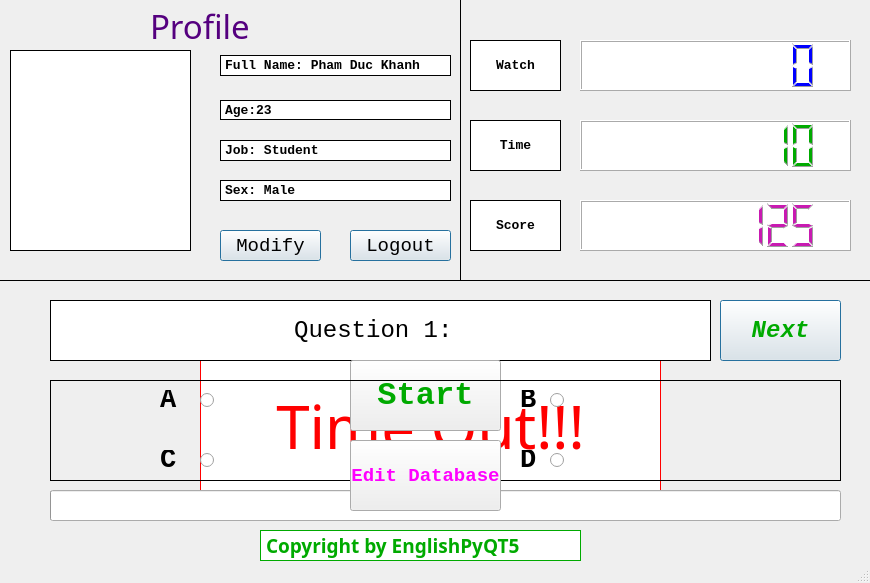
<?xml version="1.0" encoding="UTF-8"?>
<ui version="4.0">
 <class>MainWindow</class>
 <widget class="QMainWindow" name="MainWindow">
  <property name="geometry">
   <rect>
    <x>0</x>
    <y>0</y>
    <width>870</width>
    <height>583</height>
   </rect>
  </property>
  <property name="sizePolicy">
   <sizepolicy hsizetype="Fixed" vsizetype="Fixed">
    <horstretch>0</horstretch>
    <verstretch>0</verstretch>
   </sizepolicy>
  </property>
  <property name="minimumSize">
   <size>
    <width>870</width>
    <height>555</height>
   </size>
  </property>
  <property name="maximumSize">
   <size>
    <width>870</width>
    <height>583</height>
   </size>
  </property>
  <property name="font">
   <font>
    <pointsize>10</pointsize>
   </font>
  </property>
  <property name="windowTitle">
   <string>EnglishPyQT5</string>
  </property>
  <property name="windowIcon">
   <iconset>
    <normaloff>../icons/k.ico</normaloff>../icons/k.ico</iconset>
  </property>
  <widget class="QWidget" name="centralwidget">
   <widget class="QPushButton" name="btn_logout">
    <property name="geometry">
     <rect>
      <x>350</x>
      <y>230</y>
      <width>101</width>
      <height>31</height>
     </rect>
    </property>
    <property name="font">
     <font>
      <family>Courier New</family>
      <pointsize>14</pointsize>
     </font>
    </property>
    <property name="focusPolicy">
     <enum>Qt::NoFocus</enum>
    </property>
    <property name="text">
     <string>Logout</string>
    </property>
    <property name="icon">
     <iconset>
      <normaloff>../icons/back_icon.jpg</normaloff>../icons/back_icon.jpg</iconset>
    </property>
    <property name="checkable">
     <bool>false</bool>
    </property>
    <property name="autoDefault">
     <bool>true</bool>
    </property>
    <property name="default">
     <bool>true</bool>
    </property>
   </widget>
   <widget class="QLCDNumber" name="lcdNumber">
    <property name="geometry">
     <rect>
      <x>580</x>
      <y>40</y>
      <width>271</width>
      <height>51</height>
     </rect>
    </property>
    <property name="styleSheet">
     <string notr="true">background-color:rgb(255, 255, 255);
color: rgb(0, 0, 255)</string>
    </property>
    <property name="smallDecimalPoint">
     <bool>false</bool>
    </property>
    <property name="digitCount">
     <number>8</number>
    </property>
    <property name="mode">
     <enum>QLCDNumber::Dec</enum>
    </property>
   </widget>
   <widget class="QLabel" name="label">
    <property name="geometry">
     <rect>
      <x>150</x>
      <y>0</y>
      <width>221</width>
      <height>51</height>
     </rect>
    </property>
    <property name="font">
     <font>
      <family>Lucida Calligraphy</family>
      <pointsize>25</pointsize>
      <weight>50</weight>
      <italic>false</italic>
      <bold>false</bold>
     </font>
    </property>
    <property name="styleSheet">
     <string notr="true">color:rgb(85, 0, 127)</string>
    </property>
    <property name="text">
     <string>Profile</string>
    </property>
   </widget>
   <widget class="QLabel" name="Image">
    <property name="geometry">
     <rect>
      <x>10</x>
      <y>50</y>
      <width>181</width>
      <height>201</height>
     </rect>
    </property>
    <property name="font">
     <font>
      <family>Courier New</family>
      <pointsize>14</pointsize>
      <kerning>true</kerning>
     </font>
    </property>
    <property name="autoFillBackground">
     <bool>false</bool>
    </property>
    <property name="styleSheet">
     <string notr="true">background-color:rgb(255, 255, 255)</string>
    </property>
    <property name="frameShape">
     <enum>QFrame::Panel</enum>
    </property>
    <property name="text">
     <string/>
    </property>
    <property name="textFormat">
     <enum>Qt::AutoText</enum>
    </property>
    <property name="alignment">
     <set>Qt::AlignCenter</set>
    </property>
   </widget>
   <widget class="QLCDNumber" name="lcdNumber_time">
    <property name="geometry">
     <rect>
      <x>580</x>
      <y>120</y>
      <width>271</width>
      <height>51</height>
     </rect>
    </property>
    <property name="styleSheet">
     <string notr="true">background-color:rgb(255, 255, 255);
color:rgb(0, 170, 0)</string>
    </property>
    <property name="smallDecimalPoint">
     <bool>false</bool>
    </property>
    <property name="digitCount">
     <number>8</number>
    </property>
    <property name="mode">
     <enum>QLCDNumber::Dec</enum>
    </property>
    <property name="value" stdset="0">
     <double>10.000000000000000</double>
    </property>
   </widget>
   <widget class="QLCDNumber" name="lcdNumber_score">
    <property name="geometry">
     <rect>
      <x>580</x>
      <y>200</y>
      <width>271</width>
      <height>51</height>
     </rect>
    </property>
    <property name="styleSheet">
     <string notr="true">color:rgb(200, 26, 177);background-color:rgb(255, 255, 255)</string>
    </property>
    <property name="smallDecimalPoint">
     <bool>false</bool>
    </property>
    <property name="digitCount">
     <number>8</number>
    </property>
    <property name="mode">
     <enum>QLCDNumber::Dec</enum>
    </property>
    <property name="value" stdset="0">
     <double>125.000000000000000</double>
    </property>
   </widget>
   <widget class="QProgressBar" name="progressBar">
    <property name="geometry">
     <rect>
      <x>50</x>
      <y>490</y>
      <width>791</width>
      <height>31</height>
     </rect>
    </property>
    <property name="maximum">
     <number>125</number>
    </property>
    <property name="value">
     <number>0</number>
    </property>
    <property name="textVisible">
     <bool>false</bool>
    </property>
   </widget>
   <widget class="QLabel" name="lbl_question">
    <property name="geometry">
     <rect>
      <x>50</x>
      <y>300</y>
      <width>661</width>
      <height>61</height>
     </rect>
    </property>
    <property name="font">
     <font>
      <family>Courier New</family>
      <pointsize>18</pointsize>
     </font>
    </property>
    <property name="styleSheet">
     <string notr="true">background-color:rgb(255, 255, 255)</string>
    </property>
    <property name="frameShape">
     <enum>QFrame::Box</enum>
    </property>
    <property name="frameShadow">
     <enum>QFrame::Plain</enum>
    </property>
    <property name="text">
     <string>Question 1: </string>
    </property>
    <property name="alignment">
     <set>Qt::AlignCenter</set>
    </property>
   </widget>
   <widget class="QPushButton" name="btn_next">
    <property name="geometry">
     <rect>
      <x>720</x>
      <y>300</y>
      <width>121</width>
      <height>61</height>
     </rect>
    </property>
    <property name="font">
     <font>
      <family>Courier New</family>
      <pointsize>18</pointsize>
      <weight>75</weight>
      <italic>true</italic>
      <bold>true</bold>
     </font>
    </property>
    <property name="mouseTracking">
     <bool>false</bool>
    </property>
    <property name="focusPolicy">
     <enum>Qt::StrongFocus</enum>
    </property>
    <property name="styleSheet">
     <string notr="true">color:rgb(0, 170, 0)</string>
    </property>
    <property name="text">
     <string>Next</string>
    </property>
    <property name="icon">
     <iconset>
      <normaloff>../icons/next.jpg</normaloff>../icons/next.jpg</iconset>
    </property>
    <property name="checkable">
     <bool>false</bool>
    </property>
    <property name="autoDefault">
     <bool>true</bool>
    </property>
    <property name="default">
     <bool>true</bool>
    </property>
   </widget>
   <widget class="QPushButton" name="btn_modify">
    <property name="geometry">
     <rect>
      <x>220</x>
      <y>230</y>
      <width>101</width>
      <height>31</height>
     </rect>
    </property>
    <property name="font">
     <font>
      <family>Courier New</family>
      <pointsize>14</pointsize>
     </font>
    </property>
    <property name="styleSheet">
     <string notr="true"/>
    </property>
    <property name="text">
     <string>Modify</string>
    </property>
    <property name="icon">
     <iconset>
      <normaloff>../icons/k.ico</normaloff>../icons/k.ico</iconset>
    </property>
    <property name="checkable">
     <bool>false</bool>
    </property>
    <property name="autoDefault">
     <bool>true</bool>
    </property>
    <property name="default">
     <bool>true</bool>
    </property>
   </widget>
   <widget class="QLabel" name="lbl_name">
    <property name="geometry">
     <rect>
      <x>220</x>
      <y>55</y>
      <width>231</width>
      <height>21</height>
     </rect>
    </property>
    <property name="font">
     <font>
      <family>Courier New</family>
      <pointsize>10</pointsize>
      <weight>75</weight>
      <bold>true</bold>
     </font>
    </property>
    <property name="focusPolicy">
     <enum>Qt::NoFocus</enum>
    </property>
    <property name="contextMenuPolicy">
     <enum>Qt::NoContextMenu</enum>
    </property>
    <property name="layoutDirection">
     <enum>Qt::RightToLeft</enum>
    </property>
    <property name="autoFillBackground">
     <bool>false</bool>
    </property>
    <property name="styleSheet">
     <string notr="true">background-color:rgb(255, 255, 255)</string>
    </property>
    <property name="frameShape">
     <enum>QFrame::Box</enum>
    </property>
    <property name="text">
     <string>Full Name: Pham Duc Khanh</string>
    </property>
    <property name="alignment">
     <set>Qt::AlignLeading|Qt::AlignLeft|Qt::AlignVCenter</set>
    </property>
   </widget>
   <widget class="QLabel" name="lbl_age">
    <property name="geometry">
     <rect>
      <x>220</x>
      <y>100</y>
      <width>231</width>
      <height>20</height>
     </rect>
    </property>
    <property name="font">
     <font>
      <family>Courier New</family>
      <pointsize>10</pointsize>
      <weight>75</weight>
      <bold>true</bold>
     </font>
    </property>
    <property name="focusPolicy">
     <enum>Qt::NoFocus</enum>
    </property>
    <property name="contextMenuPolicy">
     <enum>Qt::NoContextMenu</enum>
    </property>
    <property name="layoutDirection">
     <enum>Qt::RightToLeft</enum>
    </property>
    <property name="autoFillBackground">
     <bool>false</bool>
    </property>
    <property name="styleSheet">
     <string notr="true">background-color:rgb(255, 255, 255)</string>
    </property>
    <property name="frameShape">
     <enum>QFrame::Box</enum>
    </property>
    <property name="text">
     <string>Age:23</string>
    </property>
    <property name="alignment">
     <set>Qt::AlignLeading|Qt::AlignLeft|Qt::AlignVCenter</set>
    </property>
   </widget>
   <widget class="QLabel" name="lbl_job">
    <property name="geometry">
     <rect>
      <x>220</x>
      <y>140</y>
      <width>231</width>
      <height>21</height>
     </rect>
    </property>
    <property name="font">
     <font>
      <family>Courier New</family>
      <pointsize>10</pointsize>
      <weight>75</weight>
      <bold>true</bold>
     </font>
    </property>
    <property name="focusPolicy">
     <enum>Qt::NoFocus</enum>
    </property>
    <property name="contextMenuPolicy">
     <enum>Qt::NoContextMenu</enum>
    </property>
    <property name="layoutDirection">
     <enum>Qt::RightToLeft</enum>
    </property>
    <property name="autoFillBackground">
     <bool>false</bool>
    </property>
    <property name="styleSheet">
     <string notr="true">background-color:rgb(255, 255, 255)</string>
    </property>
    <property name="frameShape">
     <enum>QFrame::Box</enum>
    </property>
    <property name="text">
     <string>Job: Student</string>
    </property>
    <property name="alignment">
     <set>Qt::AlignLeading|Qt::AlignLeft|Qt::AlignVCenter</set>
    </property>
   </widget>
   <widget class="QLabel" name="lbl_sex">
    <property name="geometry">
     <rect>
      <x>220</x>
      <y>180</y>
      <width>231</width>
      <height>21</height>
     </rect>
    </property>
    <property name="font">
     <font>
      <family>Courier New</family>
      <pointsize>10</pointsize>
      <weight>75</weight>
      <bold>true</bold>
     </font>
    </property>
    <property name="focusPolicy">
     <enum>Qt::NoFocus</enum>
    </property>
    <property name="contextMenuPolicy">
     <enum>Qt::NoContextMenu</enum>
    </property>
    <property name="layoutDirection">
     <enum>Qt::RightToLeft</enum>
    </property>
    <property name="autoFillBackground">
     <bool>false</bool>
    </property>
    <property name="styleSheet">
     <string notr="true">background-color:rgb(255, 255, 255)</string>
    </property>
    <property name="frameShape">
     <enum>QFrame::Box</enum>
    </property>
    <property name="text">
     <string>Sex: Male</string>
    </property>
    <property name="alignment">
     <set>Qt::AlignLeading|Qt::AlignLeft|Qt::AlignVCenter</set>
    </property>
   </widget>
   <widget class="Line" name="line">
    <property name="geometry">
     <rect>
      <x>0</x>
      <y>270</y>
      <width>871</width>
      <height>20</height>
     </rect>
    </property>
    <property name="frameShadow">
     <enum>QFrame::Plain</enum>
    </property>
    <property name="orientation">
     <enum>Qt::Horizontal</enum>
    </property>
   </widget>
   <widget class="Line" name="line_2">
    <property name="geometry">
     <rect>
      <x>450</x>
      <y>0</y>
      <width>20</width>
      <height>281</height>
     </rect>
    </property>
    <property name="frameShadow">
     <enum>QFrame::Plain</enum>
    </property>
    <property name="orientation">
     <enum>Qt::Vertical</enum>
    </property>
   </widget>
   <widget class="QLabel" name="label_11">
    <property name="geometry">
     <rect>
      <x>470</x>
      <y>40</y>
      <width>91</width>
      <height>51</height>
     </rect>
    </property>
    <property name="font">
     <font>
      <family>Courier New</family>
      <pointsize>10</pointsize>
      <weight>75</weight>
      <bold>true</bold>
     </font>
    </property>
    <property name="focusPolicy">
     <enum>Qt::NoFocus</enum>
    </property>
    <property name="contextMenuPolicy">
     <enum>Qt::NoContextMenu</enum>
    </property>
    <property name="layoutDirection">
     <enum>Qt::RightToLeft</enum>
    </property>
    <property name="autoFillBackground">
     <bool>false</bool>
    </property>
    <property name="styleSheet">
     <string notr="true">background-color:rgb(255, 255, 255)</string>
    </property>
    <property name="frameShape">
     <enum>QFrame::Box</enum>
    </property>
    <property name="text">
     <string>Watch</string>
    </property>
    <property name="textFormat">
     <enum>Qt::AutoText</enum>
    </property>
    <property name="alignment">
     <set>Qt::AlignCenter</set>
    </property>
   </widget>
   <widget class="QLabel" name="label_12">
    <property name="geometry">
     <rect>
      <x>470</x>
      <y>120</y>
      <width>91</width>
      <height>51</height>
     </rect>
    </property>
    <property name="font">
     <font>
      <family>Courier New</family>
      <pointsize>10</pointsize>
      <weight>75</weight>
      <bold>true</bold>
     </font>
    </property>
    <property name="focusPolicy">
     <enum>Qt::NoFocus</enum>
    </property>
    <property name="contextMenuPolicy">
     <enum>Qt::NoContextMenu</enum>
    </property>
    <property name="layoutDirection">
     <enum>Qt::RightToLeft</enum>
    </property>
    <property name="autoFillBackground">
     <bool>false</bool>
    </property>
    <property name="styleSheet">
     <string notr="true">background-color:rgb(255, 255, 255)</string>
    </property>
    <property name="frameShape">
     <enum>QFrame::Box</enum>
    </property>
    <property name="text">
     <string>Time</string>
    </property>
    <property name="alignment">
     <set>Qt::AlignCenter</set>
    </property>
   </widget>
   <widget class="QLabel" name="label_13">
    <property name="geometry">
     <rect>
      <x>470</x>
      <y>200</y>
      <width>91</width>
      <height>51</height>
     </rect>
    </property>
    <property name="font">
     <font>
      <family>Courier New</family>
      <pointsize>10</pointsize>
      <weight>75</weight>
      <bold>true</bold>
     </font>
    </property>
    <property name="focusPolicy">
     <enum>Qt::NoFocus</enum>
    </property>
    <property name="contextMenuPolicy">
     <enum>Qt::NoContextMenu</enum>
    </property>
    <property name="layoutDirection">
     <enum>Qt::RightToLeft</enum>
    </property>
    <property name="autoFillBackground">
     <bool>false</bool>
    </property>
    <property name="styleSheet">
     <string notr="true">background-color:rgb(255, 255, 255)</string>
    </property>
    <property name="frameShape">
     <enum>QFrame::Box</enum>
    </property>
    <property name="text">
     <string>Score</string>
    </property>
    <property name="alignment">
     <set>Qt::AlignCenter</set>
    </property>
   </widget>
   <widget class="QLabel" name="label_6">
    <property name="geometry">
     <rect>
      <x>520</x>
      <y>450</y>
      <width>20</width>
      <height>20</height>
     </rect>
    </property>
    <property name="font">
     <font>
      <family>Courier New</family>
      <pointsize>20</pointsize>
      <weight>75</weight>
      <bold>true</bold>
     </font>
    </property>
    <property name="text">
     <string>D</string>
    </property>
   </widget>
   <widget class="QLabel" name="label_3">
    <property name="geometry">
     <rect>
      <x>160</x>
      <y>390</y>
      <width>20</width>
      <height>20</height>
     </rect>
    </property>
    <property name="font">
     <font>
      <family>Courier New</family>
      <pointsize>20</pointsize>
      <weight>75</weight>
      <bold>true</bold>
     </font>
    </property>
    <property name="text">
     <string>A</string>
    </property>
   </widget>
   <widget class="QLabel" name="label_5">
    <property name="geometry">
     <rect>
      <x>160</x>
      <y>450</y>
      <width>20</width>
      <height>20</height>
     </rect>
    </property>
    <property name="font">
     <font>
      <family>Courier New</family>
      <pointsize>20</pointsize>
      <weight>75</weight>
      <bold>true</bold>
     </font>
    </property>
    <property name="text">
     <string>C</string>
    </property>
   </widget>
   <widget class="QPushButton" name="btn_start">
    <property name="geometry">
     <rect>
      <x>350</x>
      <y>360</y>
      <width>151</width>
      <height>71</height>
     </rect>
    </property>
    <property name="font">
     <font>
      <family>Courier New</family>
      <pointsize>24</pointsize>
      <weight>75</weight>
      <bold>true</bold>
     </font>
    </property>
    <property name="contextMenuPolicy">
     <enum>Qt::CustomContextMenu</enum>
    </property>
    <property name="styleSheet">
     <string notr="true">color:rgb(0, 170, 0)</string>
    </property>
    <property name="text">
     <string>Start</string>
    </property>
    <property name="icon">
     <iconset>
      <normaloff>../icons/start.jpg</normaloff>../icons/start.jpg</iconset>
    </property>
    <property name="autoDefault">
     <bool>false</bool>
    </property>
   </widget>
   <widget class="QRadioButton" name="radioButtonD">
    <property name="geometry">
     <rect>
      <x>550</x>
      <y>450</y>
      <width>281</width>
      <height>21</height>
     </rect>
    </property>
    <property name="font">
     <font>
      <family>Courier New</family>
      <pointsize>14</pointsize>
      <weight>75</weight>
      <bold>true</bold>
     </font>
    </property>
    <property name="focusPolicy">
     <enum>Qt::NoFocus</enum>
    </property>
    <property name="text">
     <string/>
    </property>
   </widget>
   <widget class="QRadioButton" name="radioButtonC">
    <property name="geometry">
     <rect>
      <x>200</x>
      <y>450</y>
      <width>301</width>
      <height>21</height>
     </rect>
    </property>
    <property name="font">
     <font>
      <family>Courier New</family>
      <pointsize>14</pointsize>
      <weight>75</weight>
      <bold>true</bold>
     </font>
    </property>
    <property name="focusPolicy">
     <enum>Qt::NoFocus</enum>
    </property>
    <property name="text">
     <string/>
    </property>
   </widget>
   <widget class="QRadioButton" name="radioButtonB">
    <property name="geometry">
     <rect>
      <x>550</x>
      <y>390</y>
      <width>281</width>
      <height>21</height>
     </rect>
    </property>
    <property name="font">
     <font>
      <family>Courier New</family>
      <pointsize>14</pointsize>
      <weight>75</weight>
      <bold>true</bold>
     </font>
    </property>
    <property name="focusPolicy">
     <enum>Qt::NoFocus</enum>
    </property>
    <property name="text">
     <string/>
    </property>
   </widget>
   <widget class="QRadioButton" name="radioButtonA">
    <property name="geometry">
     <rect>
      <x>200</x>
      <y>390</y>
      <width>301</width>
      <height>21</height>
     </rect>
    </property>
    <property name="font">
     <font>
      <family>Courier New</family>
      <pointsize>14</pointsize>
      <weight>75</weight>
      <bold>true</bold>
     </font>
    </property>
    <property name="focusPolicy">
     <enum>Qt::NoFocus</enum>
    </property>
    <property name="text">
     <string/>
    </property>
    <property name="checkable">
     <bool>true</bool>
    </property>
    <property name="checked">
     <bool>false</bool>
    </property>
   </widget>
   <widget class="QLabel" name="label_4">
    <property name="geometry">
     <rect>
      <x>520</x>
      <y>390</y>
      <width>20</width>
      <height>20</height>
     </rect>
    </property>
    <property name="font">
     <font>
      <family>Courier New</family>
      <pointsize>20</pointsize>
      <weight>75</weight>
      <bold>true</bold>
     </font>
    </property>
    <property name="text">
     <string>B</string>
    </property>
   </widget>
   <widget class="Line" name="line_3">
    <property name="geometry">
     <rect>
      <x>50</x>
      <y>370</y>
      <width>791</width>
      <height>20</height>
     </rect>
    </property>
    <property name="frameShadow">
     <enum>QFrame::Plain</enum>
    </property>
    <property name="orientation">
     <enum>Qt::Horizontal</enum>
    </property>
   </widget>
   <widget class="Line" name="line_4">
    <property name="geometry">
     <rect>
      <x>50</x>
      <y>470</y>
      <width>791</width>
      <height>20</height>
     </rect>
    </property>
    <property name="frameShadow">
     <enum>QFrame::Plain</enum>
    </property>
    <property name="orientation">
     <enum>Qt::Horizontal</enum>
    </property>
   </widget>
   <widget class="Line" name="line_5">
    <property name="geometry">
     <rect>
      <x>40</x>
      <y>380</y>
      <width>20</width>
      <height>101</height>
     </rect>
    </property>
    <property name="frameShadow">
     <enum>QFrame::Plain</enum>
    </property>
    <property name="orientation">
     <enum>Qt::Vertical</enum>
    </property>
   </widget>
   <widget class="Line" name="line_6">
    <property name="geometry">
     <rect>
      <x>830</x>
      <y>380</y>
      <width>20</width>
      <height>101</height>
     </rect>
    </property>
    <property name="frameShadow">
     <enum>QFrame::Plain</enum>
    </property>
    <property name="orientation">
     <enum>Qt::Vertical</enum>
    </property>
   </widget>
   <widget class="QLabel" name="label_14">
    <property name="geometry">
     <rect>
      <x>260</x>
      <y>530</y>
      <width>321</width>
      <height>31</height>
     </rect>
    </property>
    <property name="font">
     <font>
      <family>Lucida Calligraphy</family>
      <pointsize>14</pointsize>
      <weight>75</weight>
      <bold>true</bold>
     </font>
    </property>
    <property name="focusPolicy">
     <enum>Qt::NoFocus</enum>
    </property>
    <property name="contextMenuPolicy">
     <enum>Qt::NoContextMenu</enum>
    </property>
    <property name="layoutDirection">
     <enum>Qt::RightToLeft</enum>
    </property>
    <property name="autoFillBackground">
     <bool>false</bool>
    </property>
    <property name="styleSheet">
     <string notr="true">background-color:rgb(255, 255, 255);color:rgb(0, 170, 0)</string>
    </property>
    <property name="frameShape">
     <enum>QFrame::Box</enum>
    </property>
    <property name="text">
     <string>Copyright by EnglishPyQT5</string>
    </property>
    <property name="alignment">
     <set>Qt::AlignLeading|Qt::AlignLeft|Qt::AlignVCenter</set>
    </property>
   </widget>
   <widget class="QLabel" name="lbl_end">
    <property name="enabled">
     <bool>true</bool>
    </property>
    <property name="geometry">
     <rect>
      <x>200</x>
      <y>340</y>
      <width>461</width>
      <height>171</height>
     </rect>
    </property>
    <property name="font">
     <font>
      <family>Lucida Calligraphy</family>
      <pointsize>45</pointsize>
      <weight>50</weight>
      <bold>false</bold>
      <underline>false</underline>
     </font>
    </property>
    <property name="focusPolicy">
     <enum>Qt::TabFocus</enum>
    </property>
    <property name="autoFillBackground">
     <bool>false</bool>
    </property>
    <property name="styleSheet">
     <string notr="true">background-color:rgb(255, 255, 255);color:rgb(255, 0, 0)</string>
    </property>
    <property name="frameShape">
     <enum>QFrame::Box</enum>
    </property>
    <property name="frameShadow">
     <enum>QFrame::Plain</enum>
    </property>
    <property name="text">
     <string>Time Out!!!</string>
    </property>
    <property name="scaledContents">
     <bool>false</bool>
    </property>
    <property name="alignment">
     <set>Qt::AlignCenter</set>
    </property>
    <property name="indent">
     <number>-1</number>
    </property>
    <property name="openExternalLinks">
     <bool>false</bool>
    </property>
   </widget>
   <widget class="QPushButton" name="btn_editdb">
    <property name="geometry">
     <rect>
      <x>350</x>
      <y>440</y>
      <width>151</width>
      <height>71</height>
     </rect>
    </property>
    <property name="font">
     <font>
      <family>Courier New</family>
      <pointsize>14</pointsize>
      <weight>75</weight>
      <bold>true</bold>
     </font>
    </property>
    <property name="contextMenuPolicy">
     <enum>Qt::CustomContextMenu</enum>
    </property>
    <property name="styleSheet">
     <string notr="true">
color: rgb(255, 0, 255);</string>
    </property>
    <property name="text">
     <string>Edit Database</string>
    </property>
    <property name="autoDefault">
     <bool>false</bool>
    </property>
   </widget>
   <zorder>lbl_end</zorder>
   <zorder>btn_logout</zorder>
   <zorder>lcdNumber</zorder>
   <zorder>label</zorder>
   <zorder>Image</zorder>
   <zorder>lcdNumber_time</zorder>
   <zorder>lcdNumber_score</zorder>
   <zorder>progressBar</zorder>
   <zorder>lbl_question</zorder>
   <zorder>btn_next</zorder>
   <zorder>btn_modify</zorder>
   <zorder>lbl_name</zorder>
   <zorder>lbl_age</zorder>
   <zorder>lbl_job</zorder>
   <zorder>lbl_sex</zorder>
   <zorder>line</zorder>
   <zorder>line_2</zorder>
   <zorder>label_11</zorder>
   <zorder>label_12</zorder>
   <zorder>label_13</zorder>
   <zorder>label_6</zorder>
   <zorder>label_3</zorder>
   <zorder>label_5</zorder>
   <zorder>btn_start</zorder>
   <zorder>radioButtonD</zorder>
   <zorder>radioButtonC</zorder>
   <zorder>radioButtonB</zorder>
   <zorder>radioButtonA</zorder>
   <zorder>label_4</zorder>
   <zorder>line_3</zorder>
   <zorder>line_4</zorder>
   <zorder>line_5</zorder>
   <zorder>line_6</zorder>
   <zorder>label_14</zorder>
   <zorder>btn_editdb</zorder>
  </widget>
  <widget class="QStatusBar" name="statusbar"/>
 </widget>
 <resources/>
 <connections/>
</ui>
